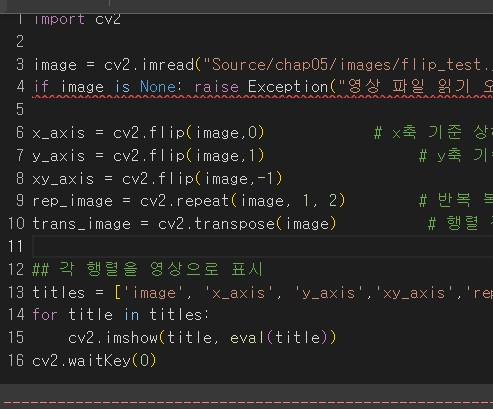
#> input picture test.jpg, 493 x 409 px
$ jupyter execute 01_numpy.ipynb   (shell and % lines are left out)
#> lines starting #> are read from the running program, lines starting #| are printed output that depends on the picture
<a href="https://colab.research.google.com/github/20161609/AI-Tech-Learning/blob/main/01_numpy.ipynb" target="_parent"></a>

# Numpy

## Import library

[cell 1]
import numpy as np

np.__version__

[cell 2]
import cv2
from google.colab.patches import cv2_imshow  # Colab 전용 imshow 함수

image = cv2.imread("test.jpg", cv2.IMREAD_COLOR)
#> image is the input picture: shape (409, 493, 3); mean B, G, R 37.9, 38.7, 39.5
if image is None:
    raise Exception("Error when reading image file.")  # Handling exception

x_axis = cv2.flip(image, 0)           # Flip on x-axis
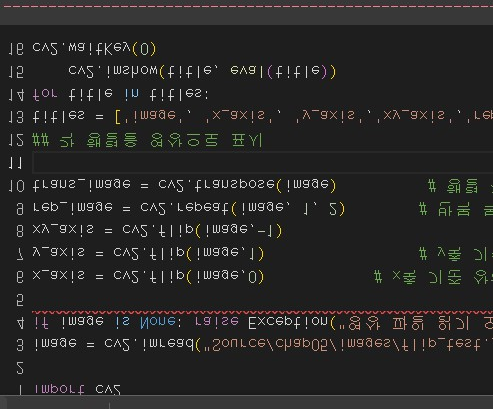
#> x_axis: shape (409, 493, 3); mean B, G, R 37.9, 38.7, 39.5
y_axis = cv2.flip(image, 1)           # Flip on y-axis
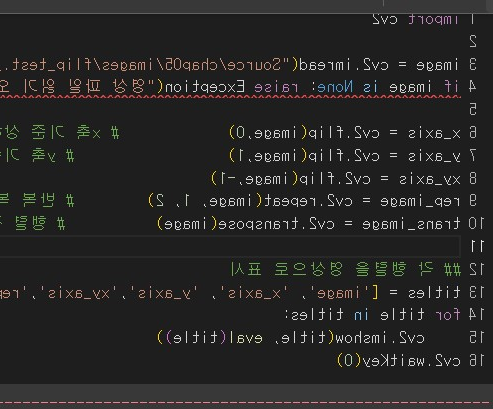
#> y_axis: shape (409, 493, 3); mean B, G, R 37.9, 38.7, 39.5
xy_axis = cv2.flip(image, -1)         # Flip on both axes
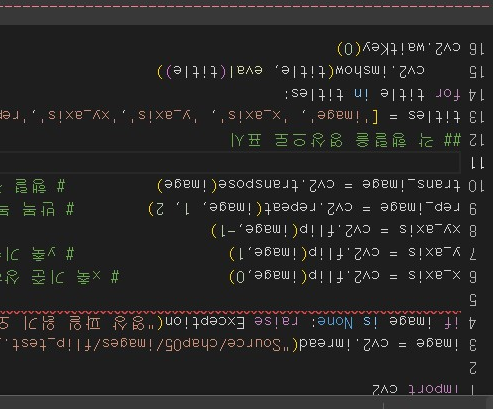
#> xy_axis: shape (409, 493, 3); mean B, G, R 37.9, 38.7, 39.5
rep_image = cv2.repeat(image, 1, 2)   # Repeat copy
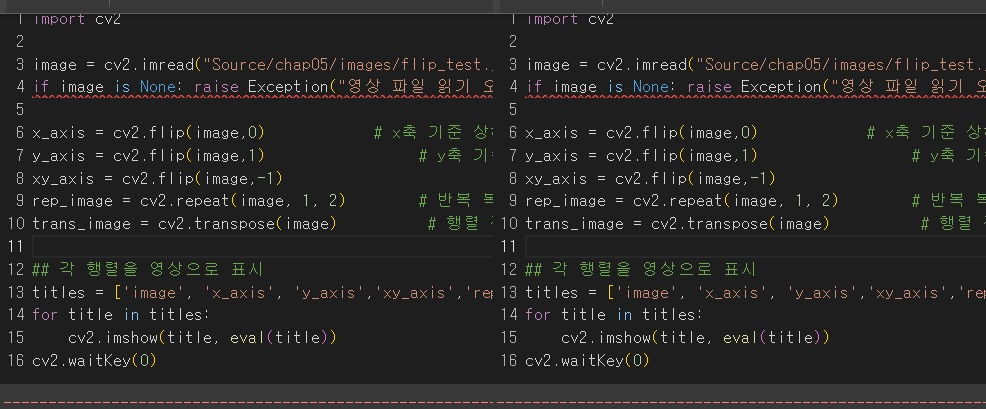
#> rep_image: shape (409, 986, 3); mean B, G, R 37.9, 38.7, 39.5
trans_image = cv2.transpose(image)    # Matrix transposition
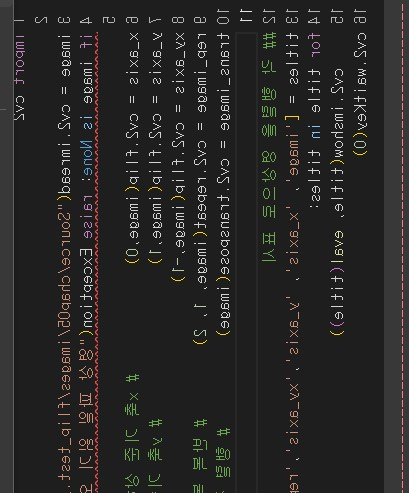
#> trans_image: shape (493, 409, 3); mean B, G, R 37.9, 38.7, 39.5

# Display all matrices in image format
titles = ['image', 'x_axis', 'y_axis', 'xy_axis', 'rep_image', 'trans_image']
for title in titles:
    cv2_imshow(eval(title))  # Use cv2_imshow instead of cv2.imshow
    print(f"Displaying: {title}")  # Optional: Print title for clarity
